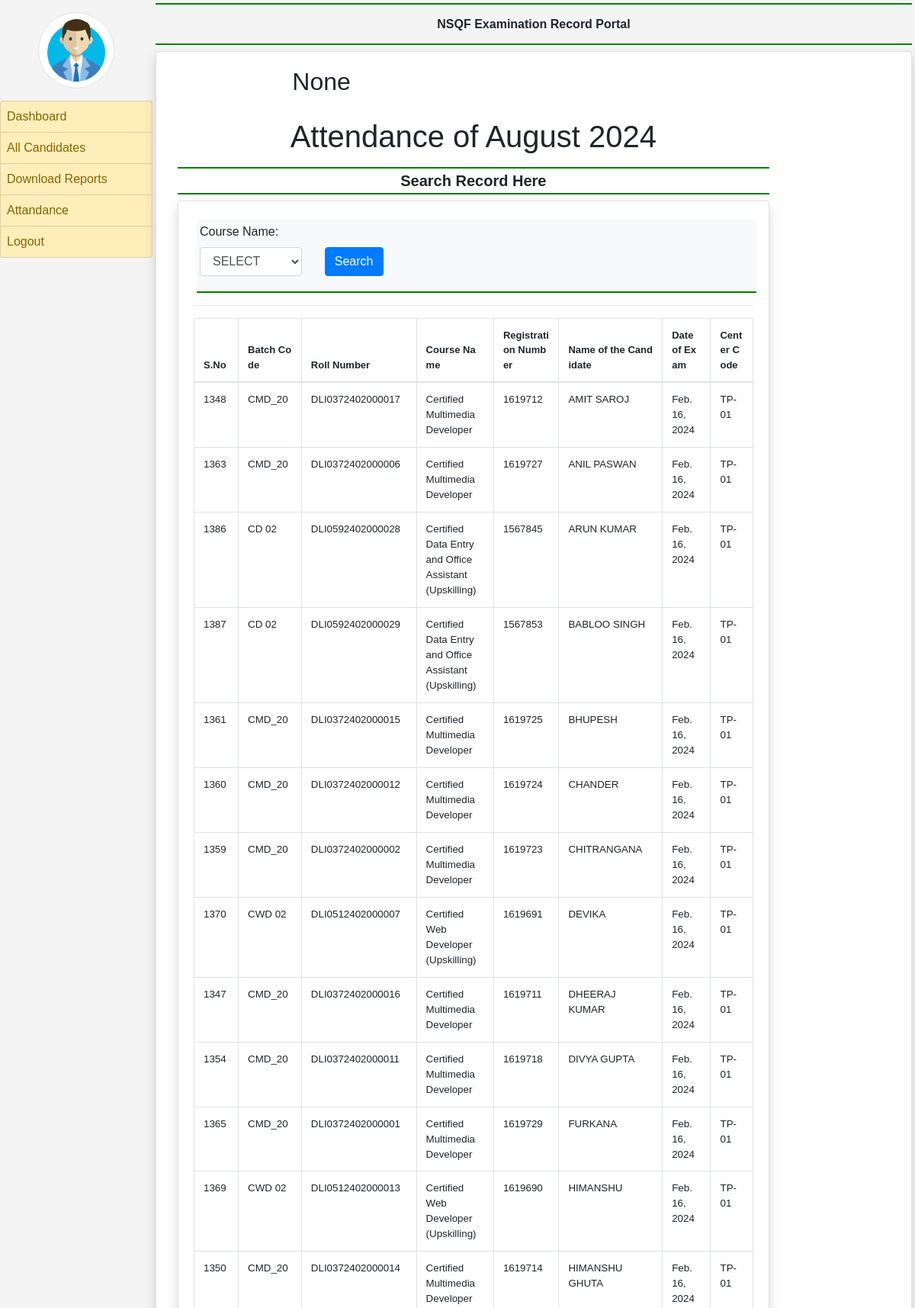
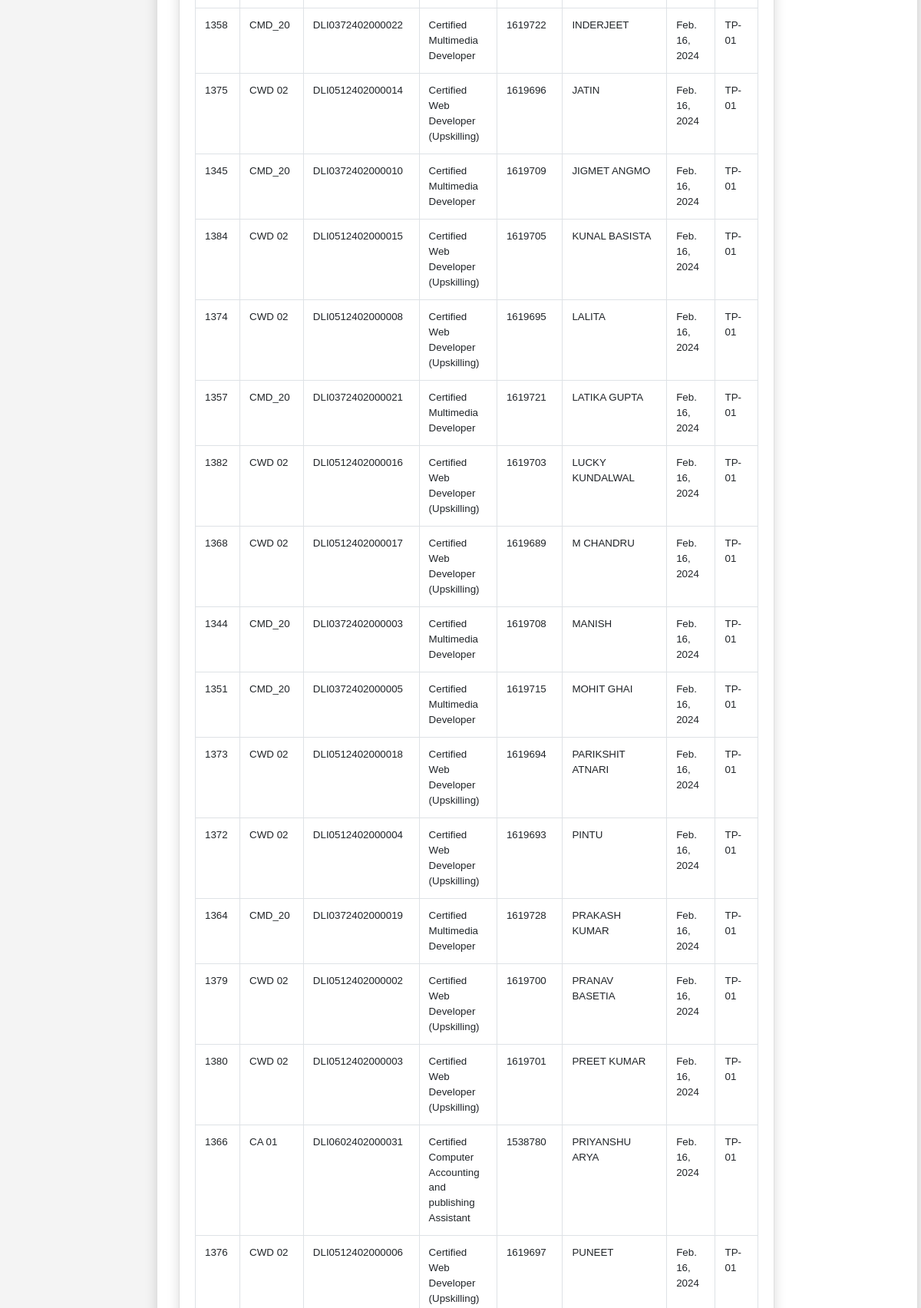
Page /attandance_center/ (signed in, upper part) on the committed database (2 pictures, top to bottom).
### employee/models.py (models this page shows, shortened)
class TP(models.Model):
    Cat=models.CharField(max_length=100,default="X")
    Batch_Code = models.CharField(max_length=100,default='NA')
    Roll_No = models.CharField(max_length=100,default='NA')
    Course_Name = models.CharField(max_length=100,default='certified computer application accounting and publishing',null=True)
    Registration_number = models.IntegerField(null=True)
    Name_of_the_Candidate = models.CharField(max_length=100,default='NA')
    Mother_Name = models.CharField(max_length=100,default='NA')
    Father_Name = models.CharField(max_length=100,default='NA')
    DOB = models.DateField(null=True)
    Name_of_the_training_Partner = models.CharField(max_length=200,default='NA')
    Code_of_the_training_Partner = models.CharField(max_length=200,default='NA')
    Practical1 = models.CharField(max_length=100,default='NA')
    Practical2 = models.CharField(max_length=100,default='NA')
    IS1 = models.CharField(max_length= 100, null= True )
    IS2 = models.CharField(max_length= 100, null = True)
    Internal_Assessment = models.IntegerField(null=True)
    Project = models.CharField(max_length=100,default='NA')
    Major_Project = models.CharField(max_length=100, default='NA')
    Major_Project2 = models.CharField(max_length=100, default='NA')
    Typing_Speed=models.CharField(max_length=100, default='NA')
    Theory1=models.CharField(max_length=100, default='NA')
    Theory2=models.CharField(max_length=100, default='NA')
    Center_code = models.CharField(max_length=100,  default='NA')
    Total = models.DecimalField(max_digits=10, decimal_places=2, default=Decimal('0.00'))
    Email_office = models.EmailField(null=True)
    Date_of_Exam = models.DateField(null=True)

### center/views.py (the view)
# urls.py: path('attandance_center/', attandancedetail_center, name='attandancedetail_center'),
def attandancedetail_center(request):
    course = request.GET.get('course_name')
    current_month = request.user.user_date.month
    current_year = request.user.user_date.year
    center = request.user.center_code
    start_date = datetime(current_year, current_month, 1)
    end_date = datetime(current_year, current_month + 1, 1) if current_month < 12 else datetime(current_year + 1, 1, 1)
    student_display = TP.objects.filter(Date_of_Exam__gte=start_date, Date_of_Exam__lt=end_date).order_by('Name_of_the_Candidate')
    students = TP.objects.filter(Date_of_Exam__gte=start_date, Date_of_Exam__lt=end_date).order_by('Name_of_the_Candidate')
    print(course)
    students = students.filter(Center_code= request.user.center_code)
    if course:
        student_display = students.filter(Course_Name__icontains=course)
    course_names = students.values_list('Course_Name', flat=True).order_by('Course_Name').distinct()
    print(f"Number of students after course filter: {students.count()}")
    context = {
        'course': course,
        'course_names': course_names,
        'students': student_display,
        'current_month': current_month,
        'current_year': current_year,
        'center_code': center,
    }
    return render(request, 'attandance_center.html', context)

### center/templates/attandance_center.html (shortened to what this page needs)
{% extends 'center_base.html' %}
  {% block extra_css %}
   <link rel="stylesheet" href="https://maxcdn.bootstrapcdn.com/bootstrap/4.4.1/css/bootstrap.min.css">
    <link rel="stylesheet" href="https://use.fontawesome.com/releases/v5.7.0/css/all.css">
    {% endblock %}
     {% block main %}
   {% load static %}
    <div class="container-fluid">
        <div class="row">
            <div class="col-sm-2 p-0">
            </div>
<h2>{{center_code}}</h2>
            <div class="col-sm-10 p-0">
                <h1 id="attendance-heading">Attendance of {{current_month}} {{current_year}}</h1>
                <div class="container-fluid p-2">
                    <h5 class="text-center font-weight-bold p-1" style="border-bottom: 2px solid green; border-top: 2px solid green;">Search Record Here</h5>
                    <div class="card shadow">
                        <div class="card-body">
                            <div class="container-fluid bg-light m-1 p-1" style="border-bottom: 2px solid green;">
                                <form action="{% url 'attandancedetail' %}" method="get" class="row">
                                    <div class="col-8 form-group">
                                        <label for="course_name">Course Name:</label>
                                        <select name="course_name" id="course_name" class="form-control">
                                            <option value="">SELECT</option>
                                        </select>
                                    </div>
                                    <div class="col-4 form-group text-center">
                                        <label>&nbsp;</label>
                                        <input type="submit" value="Search" class="btn btn-primary d-block">
                                    </div>
                                </form>
                            </div>
                            <hr>
                            <div id="attendanceTable">
                                <table id="example" class="table table-bordered">
                                    <thead>
                                        <tr style="font-weight: bolder; font-size: small; word-break: break-all;">
                                            <th style="width:2%;">S.No</th>
                                            <th style="width:3%;">Batch Code</th>
                                            <th style="width:5%;">Roll Number</th>
                                            <th style="width:6%;">Course Name</th>
                                            <th style="width:5%;">Registration Number</th>
                                            <th style="width:8%;">Name of the Candidate</th>
                                            <th style="width:5%;">Date of Exam</th>
                                            <th style="width:5%;">Center Code</th>
                                        </tr>
                                    </thead>
                                    <tbody>
                                        {% for item in students %}
                                        <tr style="font-size: smaller;">
                                            <td>{{ item.id }}</td>
                                            <td>{{ item.Batch_Code }}</td>
                                            <td>{{ item.Roll_No }}</td>
                                            <td>{{ item.Course_Name }}</td>
                                            <td>{{ item.Registration_number }}</td>
                                            <td>{{ item.Name_of_the_Candidate }}</td>
                                            <td>{{ item.Date_of_Exam }}</td>
                                            <td>{{ item.Center_code }}</td>
                                        </tr>
                                        {% endfor %}
                                    </tbody>
                                </table>
                            </div>
                        </div>
                    </div>
                </div>
            </div>
        </div>
    </div>
    {% endblock %}

### center/templates/attandance_center.html (style rules this page uses)
body { font-family: Arial, sans-serif; background-color: #f4f4f4; margin: 0; padding: 0; }
h1 { text-align: center; margin-top: 20px; }
.container-fluid.bg-light.m-1.p-1 { display: flex; }

### rows in the picture
TP: id "1348", Batch_Code "CMD_20", Roll_No "DLI0372402000017", Course_Name "Certified Multimedia Developer", Registration_number "1619712", Name_of_the_Candidate "AMIT SAROJ", Date_of_Exam "Feb. 16, 2024", Center_code "TP-01"
TP: id "1363", Batch_Code "CMD_20", Roll_No "DLI0372402000006", Course_Name "Certified Multimedia Developer", Registration_number "1619727", Name_of_the_Candidate "ANIL PASWAN", Date_of_Exam "Feb. 16, 2024", Center_code "TP-01"
TP: id "1386", Batch_Code "CD 02", Roll_No "DLI0592402000028", Course_Name "Certified Data Entry and Office Assistant (Upskilling)", Registration_number "1567845", Name_of_the_Candidate "ARUN KUMAR", Date_of_Exam "Feb. 16, 2024", Center_code "TP-01"
TP: id "1387", Batch_Code "CD 02", Roll_No "DLI0592402000029", Course_Name "Certified Data Entry and Office Assistant (Upskilling)", Registration_number "1567853", Name_of_the_Candidate "BABLOO SINGH", Date_of_Exam "Feb. 16, 2024", Center_code "TP-01"
TP: id "1361", Batch_Code "CMD_20", Roll_No "DLI0372402000015", Course_Name "Certified Multimedia Developer", Registration_number "1619725", Name_of_the_Candidate "BHUPESH", Date_of_Exam "Feb. 16, 2024", Center_code "TP-01"
TP: id "1360", Batch_Code "CMD_20", Roll_No "DLI0372402000012", Course_Name "Certified Multimedia Developer", Registration_number "1619724", Name_of_the_Candidate "CHANDER", Date_of_Exam "Feb. 16, 2024", Center_code "TP-01"
TP: id "1359", Batch_Code "CMD_20", Roll_No "DLI0372402000002", Course_Name "Certified Multimedia Developer", Registration_number "1619723", Name_of_the_Candidate "CHITRANGANA", Date_of_Exam "Feb. 16, 2024", Center_code "TP-01"
TP: id "1370", Batch_Code "CWD 02", Roll_No "DLI0512402000007", Course_Name "Certified Web Developer (Upskilling)", Registration_number "1619691", Name_of_the_Candidate "DEVIKA", Date_of_Exam "Feb. 16, 2024", Center_code "TP-01"
TP: id "1347", Batch_Code "CMD_20", Roll_No "DLI0372402000016", Course_Name "Certified Multimedia Developer", Registration_number "1619711", Name_of_the_Candidate "DHEERAJ KUMAR", Date_of_Exam "Feb. 16, 2024", Center_code "TP-01"
TP: id "1354", Batch_Code "CMD_20", Roll_No "DLI0372402000011", Course_Name "Certified Multimedia Developer", Registration_number "1619718", Name_of_the_Candidate "DIVYA GUPTA", Date_of_Exam "Feb. 16, 2024", Center_code "TP-01"
TP: id "1365", Batch_Code "CMD_20", Roll_No "DLI0372402000001", Course_Name "Certified Multimedia Developer", Registration_number "1619729", Name_of_the_Candidate "FURKANA", Date_of_Exam "Feb. 16, 2024", Center_code "TP-01"
TP: id "1369", Batch_Code "CWD 02", Roll_No "DLI0512402000013", Course_Name "Certified Web Developer (Upskilling)", Registration_number "1619690", Name_of_the_Candidate "HIMANSHU", Date_of_Exam "Feb. 16, 2024", Center_code "TP-01"
TP: id "1350", Batch_Code "CMD_20", Roll_No "DLI0372402000014", Course_Name "Certified Multimedia Developer", Registration_number "1619714", Name_of_the_Candidate "HIMANSHU GHUTA", Date_of_Exam "Feb. 16, 2024", Center_code "TP-01"
TP: id "1358", Batch_Code "CMD_20", Roll_No "DLI0372402000022", Course_Name "Certified Multimedia Developer", Registration_number "1619722", Name_of_the_Candidate "INDERJEET", Date_of_Exam "Feb. 16, 2024", Center_code "TP-01"
TP: id "1375", Batch_Code "CWD 02", Roll_No "DLI0512402000014", Course_Name "Certified Web Developer (Upskilling)", Registration_number "1619696", Name_of_the_Candidate "JATIN", Date_of_Exam "Feb. 16, 2024", Center_code "TP-01"
TP: id "1345", Batch_Code "CMD_20", Roll_No "DLI0372402000010", Course_Name "Certified Multimedia Developer", Registration_number "1619709", Name_of_the_Candidate "JIGMET ANGMO", Date_of_Exam "Feb. 16, 2024", Center_code "TP-01"
TP: id "1384", Batch_Code "CWD 02", Roll_No "DLI0512402000015", Course_Name "Certified Web Developer (Upskilling)", Registration_number "1619705", Name_of_the_Candidate "KUNAL BASISTA", Date_of_Exam "Feb. 16, 2024", Center_code "TP-01"
TP: id "1374", Batch_Code "CWD 02", Roll_No "DLI0512402000008", Course_Name "Certified Web Developer (Upskilling)", Registration_number "1619695", Name_of_the_Candidate "LALITA", Date_of_Exam "Feb. 16, 2024", Center_code "TP-01"
TP: id "1357", Batch_Code "CMD_20", Roll_No "DLI0372402000021", Course_Name "Certified Multimedia Developer", Registration_number "1619721", Name_of_the_Candidate "LATIKA GUPTA", Date_of_Exam "Feb. 16, 2024", Center_code "TP-01"
TP: id "1382", Batch_Code "CWD 02", Roll_No "DLI0512402000016", Course_Name "Certified Web Developer (Upskilling)", Registration_number "1619703", Name_of_the_Candidate "LUCKY KUNDALWAL", Date_of_Exam "Feb. 16, 2024", Center_code "TP-01"
TP: id "1368", Batch_Code "CWD 02", Roll_No "DLI0512402000017", Course_Name "Certified Web Developer (Upskilling)", Registration_number "1619689", Name_of_the_Candidate "M CHANDRU", Date_of_Exam "Feb. 16, 2024", Center_code "TP-01"
TP: id "1344", Batch_Code "CMD_20", Roll_No "DLI0372402000003", Course_Name "Certified Multimedia Developer", Registration_number "1619708", Name_of_the_Candidate "MANISH", Date_of_Exam "Feb. 16, 2024", Center_code "TP-01"
TP: id "1351", Batch_Code "CMD_20", Roll_No "DLI0372402000005", Course_Name "Certified Multimedia Developer", Registration_number "1619715", Name_of_the_Candidate "MOHIT GHAI", Date_of_Exam "Feb. 16, 2024", Center_code "TP-01"
TP: id "1373", Batch_Code "CWD 02", Roll_No "DLI0512402000018", Course_Name "Certified Web Developer (Upskilling)", Registration_number "1619694", Name_of_the_Candidate "PARIKSHIT ATNARI", Date_of_Exam "Feb. 16, 2024", Center_code "TP-01"
TP: id "1372", Batch_Code "CWD 02", Roll_No "DLI0512402000004", Course_Name "Certified Web Developer (Upskilling)", Registration_number "1619693", Name_of_the_Candidate "PINTU", Date_of_Exam "Feb. 16, 2024", Center_code "TP-01"
TP: id "1364", Batch_Code "CMD_20", Roll_No "DLI0372402000019", Course_Name "Certified Multimedia Developer", Registration_number "1619728", Name_of_the_Candidate "PRAKASH KUMAR", Date_of_Exam "Feb. 16, 2024", Center_code "TP-01"
TP: id "1379", Batch_Code "CWD 02", Roll_No "DLI0512402000002", Course_Name "Certified Web Developer (Upskilling)", Registration_number "1619700", Name_of_the_Candidate "PRANAV BASETIA", Date_of_Exam "Feb. 16, 2024", Center_code "TP-01"
TP: id "1380", Batch_Code "CWD 02", Roll_No "DLI0512402000003", Course_Name "Certified Web Developer (Upskilling)", Registration_number "1619701", Name_of_the_Candidate "PREET KUMAR", Date_of_Exam "Feb. 16, 2024", Center_code "TP-01"
TP: id "1366", Batch_Code "CA 01", Roll_No "DLI0602402000031", Course_Name "Certified Computer Accounting and publishing Assistant", Registration_number "1538780", Name_of_the_Candidate "PRIYANSHU ARYA", Date_of_Exam "Feb. 16, 2024", Center_code "TP-01"
TP: id "1376", Batch_Code "CWD 02", Roll_No "DLI0512402000006", Course_Name "Certified Web Developer (Upskilling)", Registration_number "1619697", Name_of_the_Candidate "PUNEET", Date_of_Exam "Feb. 16, 2024", Center_code "TP-01"

### other values in the picture
{{ center_code }} "None"
